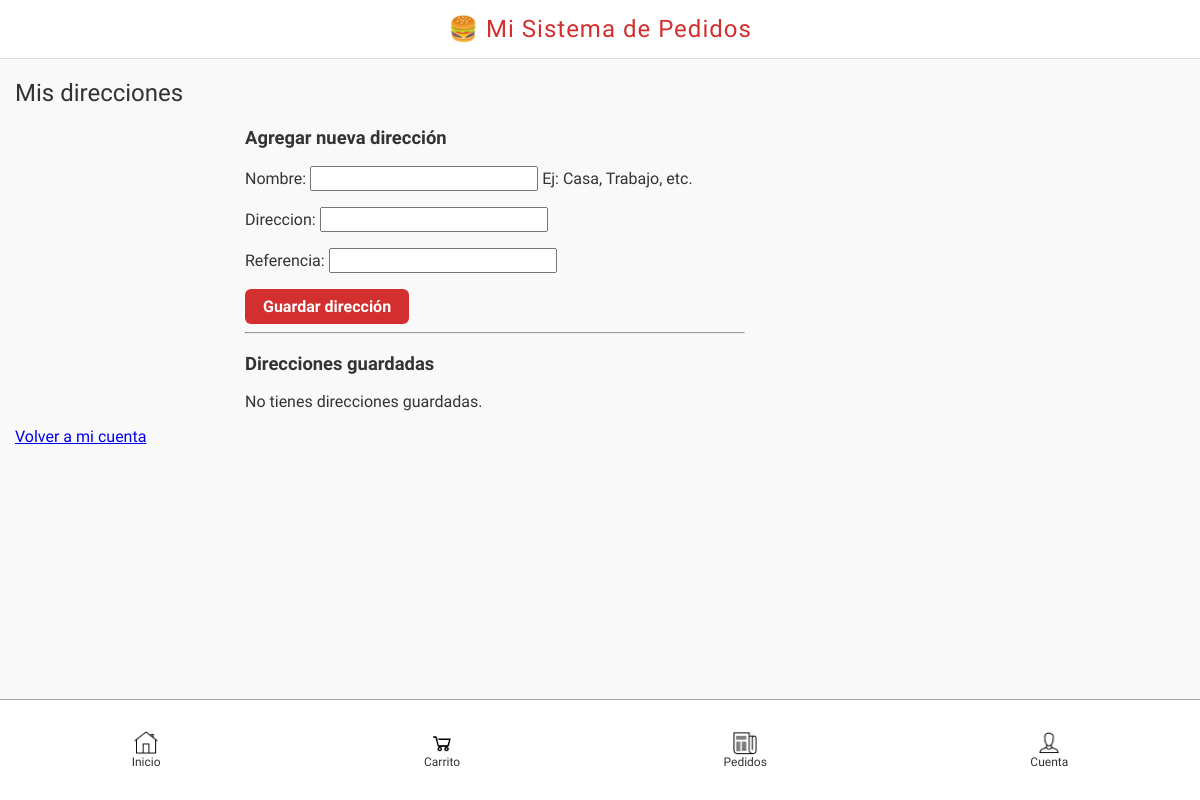
The page /direcciones/ (signed in) on the database as committed earlier.
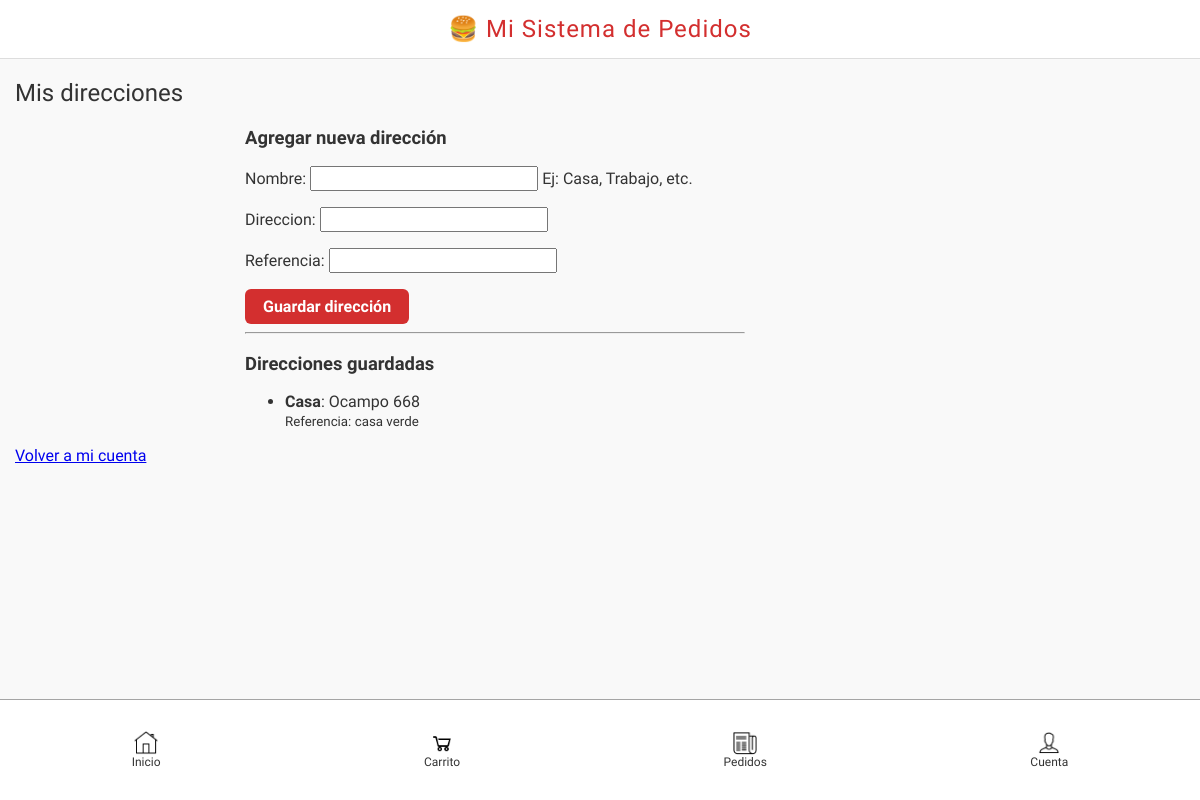
The same page on the database as committed later.
### mi_app/models.py (models this page shows, shortened)
class Direccion(models.Model):
    cliente = models.ForeignKey(Cliente, on_delete=models.CASCADE, related_name='direcciones')
    nombre = models.CharField(max_length=100, help_text="Ej: Casa, Trabajo, etc.")
    direccion = models.CharField(max_length=200)
    referencia = models.CharField(max_length=200, blank=True)

### mi_app/views/cliente.py (the view)
# urls.py: path('direcciones/', views_cliente.mis_direcciones, name='mis_direcciones'),
@login_required
def mis_direcciones(request):
    direcciones = request.user.direcciones.all()
    if request.method == 'POST':
        form = DireccionForm(request.POST)
        if form.is_valid():
            direccion = form.save(commit=False)
            direccion.cliente = request.user
            direccion.save()
            return redirect('mis_direcciones')
    else:
        form = DireccionForm()
    return render(request, 'cliente/mis_direcciones.html', {'direcciones': direcciones, 'form': form})

### mi_app/forms.py
class DireccionForm(forms.ModelForm):
    class Meta:
        model = Direccion
        fields = ['nombre', 'direccion', 'referencia']

### mi_app/templates/cliente/mis_direcciones.html (shortened to what this page needs)
{% extends "base.html" %}
{% block content %}
<h2>Mis direcciones</h2>
<div style="max-width:500px;margin:0 auto;">
    <h3>Agregar nueva dirección</h3>
    <form method="post">
        {{ form.as_p }}
        <button type="submit" style="background:#d32f2f;color:#fff;border:none;padding:8px 18px;border-radius:6px;font-weight:bold;cursor:pointer;">Guardar dirección</button>
    </form>
    <hr>
    <h3>Direcciones guardadas</h3>
    {% if direcciones %}
        <ul>
        {% for direccion in direcciones %}
            <li>
                <strong>{{ direccion.nombre }}</strong>: {{ direccion.direccion }}
                {% if direccion.referencia %}<br><small>Referencia: {{ direccion.referencia }}</small>{% endif %}
            </li>
        {% endfor %}
        </ul>
    {% else %}
        <p>No tienes direcciones guardadas.</p>
    {% endif %}
</div>
<a href="{% url 'mi_cuenta' %}">Volver a mi cuenta</a>
{% endblock %}

Rows that differ between the two databases and show on the page:
added Direccion: nombre "Casa", direccion "Ocampo 668", referencia "casa verde"
Other text that changed with them:
text no longer shown: "No tienes direcciones guardadas."
